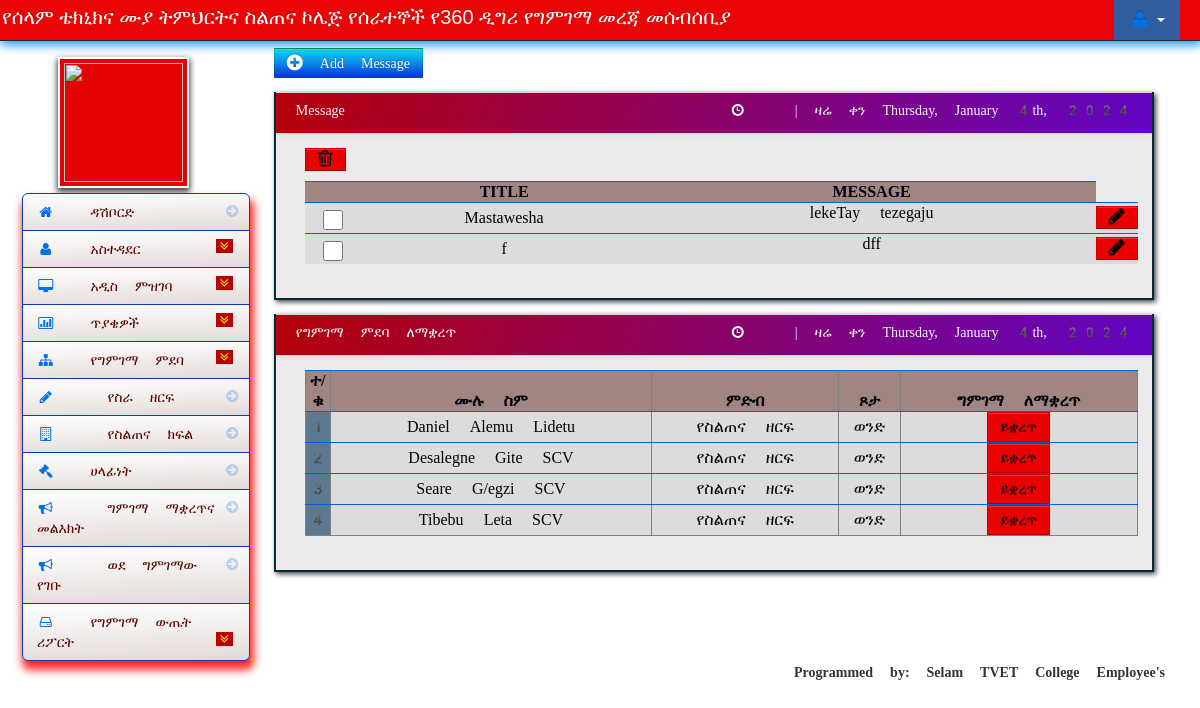
Page /content.php (signed in) on the committed database.
### tables this page shows
CREATE TABLE `content` (
  `content_id` int(100) NOT NULL,
  `title` varchar(100) NOT NULL,
  `content` text NOT NULL
);

CREATE TABLE `assigned` (
  `assigned_id` int(100) NOT NULL,
  `yebelay` int(100) NOT NULL,
  `acha` int(100) NOT NULL,
  `yebelayakal` int(100) NOT NULL,
  `custemer` int(100) NOT NULL,
  `self` int(100) NOT NULL,
  `employee_id` int(100) NOT NULL,
  `thumbnails` varchar(100) NOT NULL,
  `emplo_id` int(100) NOT NULL
);

CREATE TABLE `employee` (
  `employee_id` int(100) NOT NULL,
  `emplo_id` int(100) NOT NULL,
  `firstname` varchar(100) NOT NULL,
  `lastname` varchar(100) NOT NULL,
  `middle_name` varchar(100) NOT NULL,
  `gender` varchar(50) NOT NULL,
  `program_id` int(100) NOT NULL,
  `job_title_id` int(11) NOT NULL,
  `emp_ID` varchar(100) NOT NULL,
  `password` varchar(100) NOT NULL,
  `location` varchar(100) NOT NULL,
  `About` varchar(100) NOT NULL,
  `signature_img` varchar(255) NOT NULL
);

CREATE TABLE `job_title` (
  `job_title_id` int(11) NOT NULL,
  `job_title_name` varchar(100) NOT NULL,
  `title` varchar(100) NOT NULL
);

### content.php (the view, shortened to what this page needs)
<?php include('header.php'); ?>
    <body>
		<?php include('navbar.php'); ?>
        <div class="container-fluid">
            <div class="row-fluid">
				<?php include('sidebar.php'); ?>
                <div class="span9" id="content">
                     <div class="row-fluid">
					 <a href="add_content.php" class="btn btn-info"><i class="icon-plus-sign icon-large"></i> Add Message</a>
                        <div id="block_bg" class="block">
                            <div class="navbar navbar-inner block-header">
                                <div class="muted pull-left">Message</div>
                            <div class="muted pull-right"><i class="icon-time"></i>&nbsp;<?php include('time.php'); ?></div>
							</div>
                            <div class="block-content collapse in">
                                <div class="span12">
									<form action="delete_content.php" method="post">
  									<table cellpadding="0" cellspacing="0" border="0" class="table" id="example">
									<a data-toggle="modal" href="#content_delete" id="delete"  class="btn btn-danger" name=""><i class="icon-trash icon-large"></i></a>
									<thead>
										        <tr>
											     <th></th>
												 <th>Title</th>
												 <th>Message</th>
												</tr>
										</thead>
										<tbody>
             		                                   <?php
					                                      $content_query = mysqli_query($conn,"select * from content")or die(mysqli_error());
					                                      while($row = mysqli_fetch_array($content_query)){
					                                      $id = $row['content_id'];
				                                      	?>
										<tr>
										<td width="30">
										<input id="optionsCheckbox" class="uniform_on" name="selector[]" type="checkbox" value="<?php echo $id; ?>">
										</td>
                                         <td><?php echo $row['title']; ?></td>
										 <td><?php echo $row['content']; ?></td>
                                         <td width="30"><a href="edit_content.php<?php echo '?id='.$id; ?>" class="btn btn-success"><i class="icon-pencil icon-large"></i></a></td>
                                             </tr>
                                                 <?php } ?>
										</tbody>
									</table>
									</form>
                                  </div>
                              </div>
                              </div>
						<div id="block_bg" class="block">
                            <div class="navbar navbar-inner block-header">
                                <div class="muted pull-left">የግምገማ ምደባ ለማቋረጥ</div>
                            <div class="muted pull-right"><i class="icon-time"></i>&nbsp;<?php include('time.php'); ?></div>
							</div>
						<div class="block-content collapse in">
                                <div class="span12">
									<form action="delete_assigned.php" method="post">
  									<table cellpadding="0" cellspacing="0" border="1" class="table" id="example">
									<thead>
										        <tr>
													<th>ተ/ቁ</th>
												 <th>ሙሉ ስም</th>
												 <th>ምድብ</th>
												 <th>ጾታ</th>
												 <th>ግምገማ ለማቋረጥ</th>
												</tr>
										</thead>
										<tbody>
             		                                   <?php
													   $i = 1;
					                                      $content_query = mysqli_query($conn,"select * from assigned a
														  LEFT JOIN employee e on a.employee_id =e.employee_id
														  LEFT JOIN job_title on e.job_title_id =job_title.job_title_id;
														  ")or die(mysqli_error());
					                                      while($row = mysqli_fetch_array($content_query)){
					                                      $id = $row['employee_id'];
				                                      	?>
										<tr>
										<td style="width:3%;background:#04335a9e;color:white;"><?php echo $i++ ?></td>
                                         <td><?php echo $row['firstname'] . " " . $row['lastname']. " " . $row['middle_name']; ?></td>
										 <td><?php echo $row['title']; ?></td>
										 <td><?php echo $row['gender']; ?></td>
                                         <td>
										 <a href="delete_assigned.php<?php echo '?id='.$id; ?>" class="btn btn-success"><i class="icon-done"></i>ይቋረጥ</a>
										</td>
                                             </tr>
                                                 <?php } ?>
										</tbody>
									</table>
									</form>
                                  </div>
                              </div>
                              </div>
							  </div>
                    </div>
					</div>
					</div>
		<?php include('footer.php'); ?>
		<?php include('script.php'); ?>
    </body>
</html>

### assets/styles.css (style rules this page uses)
body { padding-top: 4%; background-color:#ffe0e0db; background:url(../images/AdministracioCC81n-de-LMS.gif) no-repeat center center fixed; }
#content { margin-left:0px; }
.block { background:url(../images/pixel-60fff.png) repeat scroll 0 0 rgb(233 181 181) !important; border: 2px solid #002d3a; background: white; margin: 1em 0em; border-top: none; -webkit-box-shadow: 2px 2px 5px rgba(0, 0, 6, 0.75); -moz-box-shadow: 2px 2px 5px rgba(0, 0, 6, 0.75); box-shadow: 2px 2px 5px rgba(0, 0, 6, 0.75); width:100%; }
.block-content { margin: 1em; min-height: .25em; }
.block-header { margin-bottom: 0px; border-right: none; border-left: none; -webkit-border-radius: 0px; -moz-border-radius: 0px; border-radius: 1px; background:linear-gradient(106deg, #b50008, #6105c5); }
.block-header div { padding-top: 10px; }

### rows in the picture
content: title "Mastawesha", content "lekeTay tezegaju"
content: title "f", content "dff"
assigned: employee.firstname "Daniel", employee.lastname "Alemu", employee.middle_name "Lidetu", job_title.title "የስልጠና ዘርፍ", employee.gender "ወንድ"
assigned: employee.firstname "Desalegne", employee.lastname "Gite", employee.middle_name "SCV", job_title.title "የስልጠና ዘርፍ", employee.gender "ወንድ"
assigned: employee.firstname "Seare", employee.lastname "G/egzi", employee.middle_name "SCV", job_title.title "የስልጠና ዘርፍ", employee.gender "ወንድ"
assigned: employee.firstname "Tibebu", employee.lastname "Leta", employee.middle_name "SCV", job_title.title "የስልጠና ዘርፍ", employee.gender "ወንድ"
